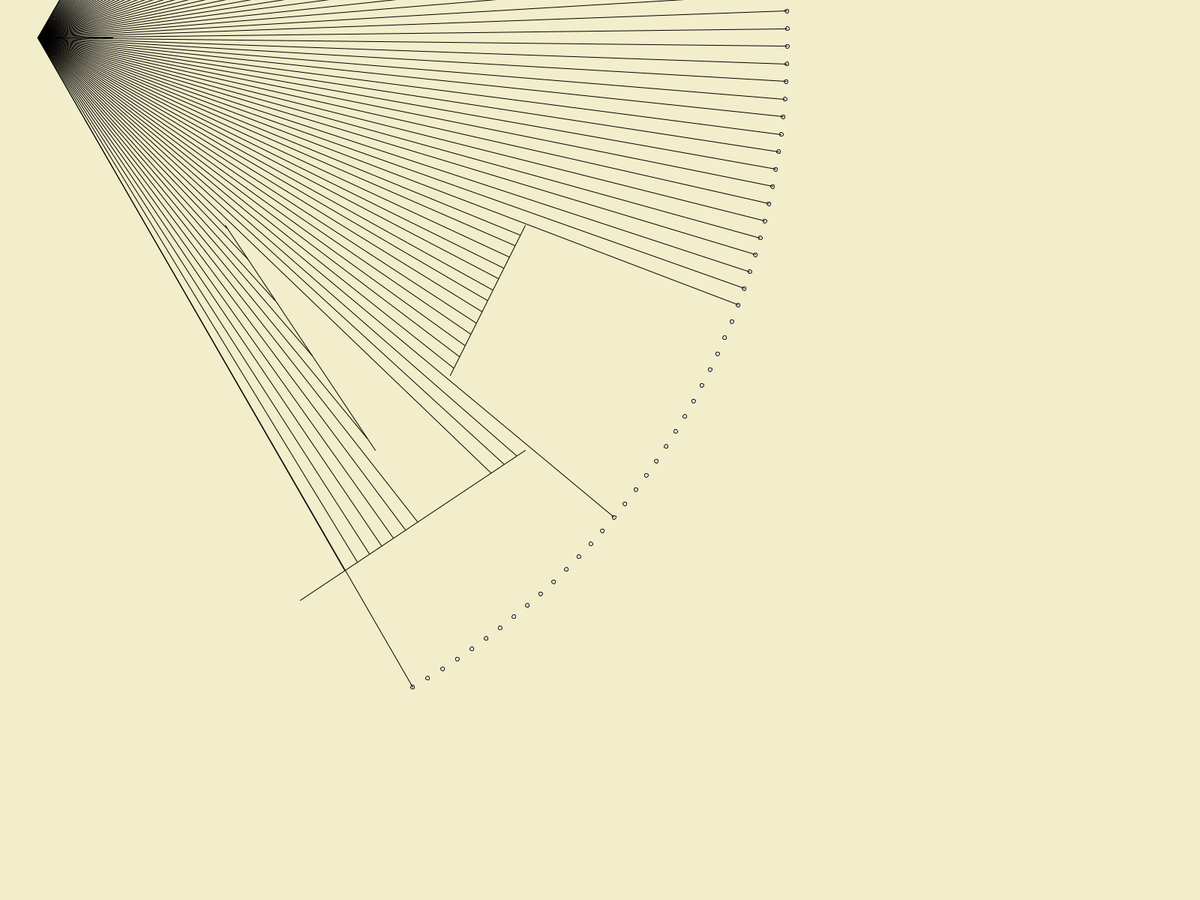
Frame 1 (no input)
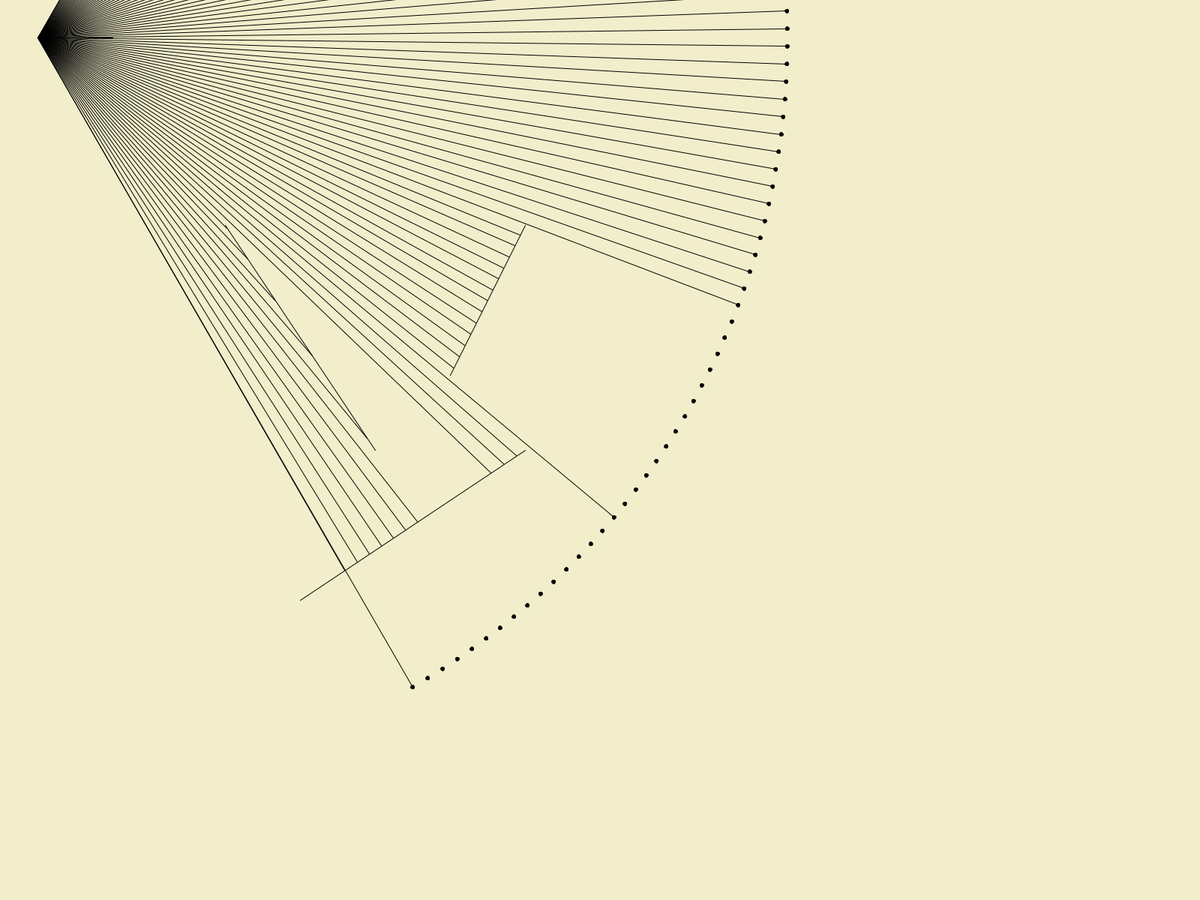
Frame 60 (the mouse pressed at the canvas centre just before this capture)
Frame 120 (the mouse held since frame 60 and released just before this capture): identical to frame 60, image omitted

The Processing sketch that drew these frames (run headless with seeded random() and noise(); from frame 60 on, the mouse is pressed at the canvas centre):

// Processing sketch: sketch_2_5D_renderer
// ── sketch_2_5D_renderer.pde
//2.5D renderer
//Settings
int totalRays = 90;
float fov = 120; //FOV in deg
boolean visualizeFov = true;
boolean visualizeRays = true;
boolean onlyVisualizeHitRays = false;
float maxViewDst = 1000;
color wallColor = color(98, 166, 15);
color emptyColor = color(66, 135, 245);

boolean inRenderer; //Otherwise it is in the level creator
boolean isRendering = true; //if on, the calculations for rendering will be made, otherwise they won't be made
PVector[] endPoints = new PVector[totalRays];
float playerRot; //Player rotation in degrees
PVector playerPos = new PVector(50, 50);
float playerSpeedMult = 3;

//int actualTotalRays = (int)(360/(fov/totalRays-1));

boolean[] keys = new boolean[4];
int objectPointsAmount = 6; // = Object amount * 2  
PVector[] objects = new PVector[30];
float[] wallHeight = new float[totalRays];
float[] closestDistance = new float[totalRays];
boolean[] intersected = new boolean[totalRays];
PVector[] intsct = new PVector[totalRays];
float dragFrames = 0;
boolean isDragging;
//PVector[] strtEndPoints = new PVector[totalRays];

void setup() {
  fullScreen();
  objects[0] = new PVector(500, 600);
  objects[1] = new PVector(300, 300);
  objects[2] = new PVector(700, 300);
  objects[3] = new PVector(600, 500);
  objects[4] = new PVector(700, 600);
  objects[5] = new PVector(400, 800);
}

void draw() {
  if (!inRenderer) {
    background(242, 238, 203);
  }
  else {
    background(emptyColor);
  }
  
  PlayerInputHandling();
  if (isRendering) {
    Calculations();
    if (inRenderer) {
      RenderSemi3D();
    }
  }
  if (!inRenderer) {
    DrawObjects();
  }
  
  fill(0);
  //text("keys pressed: w: " + keys[0] + "  a: " + keys[1] + "  s: " + keys[2] + "  d: " + keys[3], 50, 50);
}

void RenderSemi3D() {
  float wallWidth = width/(float)totalRays;
  for (int i = 0; i < totalRays; i++) {
    //if (wallHeight[i] != 0 && i == firstPointOnObject[0] || i == lastPointOnObject[0]) {
    if (wallHeight[i] != 0) {
      fill(255 - closestDistance[i]/3);
      rect(wallWidth*i, height/2 - wallHeight[i]/2, wallWidth, wallHeight[i]);
    }
  }
  
}

void DrawObjects() {
  for (int i = 0; i < objectPointsAmount; i += 2) {
    line(objects[i].x, objects[i].y, objects[i + 1].x, objects[i + 1].y);
  }
}

void Calculations() {
  //Some elements of rendering things outside the renderer are also in here, to minimize the amount of for statements
  float degPerRay = fov/(float)(totalRays-1);
  //Resetting distances
  for (int i = 0; i < totalRays; i++) {
    closestDistance[i] = maxViewDst;
    intersected[i] = false;
    endPoints[i] = new PVector(playerPos.x + maxViewDst * cos(radians(degPerRay*i + playerRot - fov/2)), playerPos.y + maxViewDst * sin(radians(degPerRay*i + playerRot - fov/2)));
  }
  
  for (int i = 0; i < totalRays; i++) {
    /*
    if ( i == 0 || i == totalRays-1) {
      float minViewDst = sin(radians(fov/2))*maxViewDst;
      float dstPerRay = sqrt(sq(maxViewDst) + sq(minViewDst)) / (totalRays/2);
      //float dstPerRay = minViewDst / (totalRays/2);
      PVector frontPoint = new PVector(playerPos.x + minViewDst * cos(radians(playerRot)), playerPos.y + minViewDst * sin(radians(playerRot)));
      strtEndPoints[i] = new PVector(frontPoint.x + (i-totalRays/2)*dstPerRay * cos(radians(playerRot+90)), frontPoint.y + (i-totalRays/2)*dstPerRay * sin(radians(playerRot+90)));
      circle(endPoints[i].x, endPoints[i].y, 5);
    }
    */
    
    float _x1 = 0, _y1 = 0, t1, u1;
    float[] x1 = {playerPos.x, endPoints[i].x, endPoints[0].x, endPoints[totalRays-1].x};
    float[] y1 = {playerPos.y, endPoints[i].y, endPoints[0].y, endPoints[totalRays-1].y};
    
    t1 = ((x1[0]-x1[2]) * (y1[2]-y1[3]) - (y1[0] - y1[2]) * (x1[2]-x1[3])) / ((x1[0]-x1[1]) * (y1[2]-y1[3]) - (y1[0] - y1[1]) * (x1[2]-x1[3]));
    u1 = -((x1[0]-x1[1]) * (y1[0]-y1[2]) - (y1[0] - y1[1]) * (x1[0]-x1[2])) / ((x1[0]-x1[1]) * (y1[2]-y1[3]) - (y1[0] - y1[1]) * (x1[2]-x1[3]));
    textSize(25);
    //text("t:  " + t + "   u:  "  + u, 50, 50 + (i+n) * 25);
    //_x = ((x[0]*y[1] - y[0]*x[1]) * (x[2]-x[3]) - (x[0]-x[1]) * (x[2]*y[3] - y[2] * x[3])) / ((x[0]-x[1]) * (y[2]-y[3]) - (y[0] - y[1]) * (x[2]-x[3]));
    //_y = ((x[0]*y[1] - y[0]*x[1]) * (y[2]-y[3]) - (y[0]-y[1]) * (x[2]*y[3] - y[2] * x[3])) / ((x[0]-x[1]) * (y[2]-y[3]) - (y[0] - y[1]) * (x[2]-x[3]));
    
    //Below code is run when the points exists
    if (u1 > 0 && u1 < 1 && t1 > 0 && t1 < 1) {
      _x1 = x1[0] + t1*(x1[1]-x1[0]);
      _y1 = y1[0] + t1*(y1[1]-y1[0]);
      //circle(_x1, _y1, 5);
    }
    
    
    circle(endPoints[i].x, endPoints[i].y, 5);
    //circle(frontPoint.x, frontPoint.y, 50);
    //Intersections
    for (int n = 0; n < objectPointsAmount; n += 2) {
      
      float _x, _y, t, u;
      float[] x = {playerPos.x, endPoints[i].x, objects[n].x, objects[n+1].x};
      float[] y = {playerPos.y, endPoints[i].y, objects[n].y, objects[n+1].y};
      
      t = ((x[0]-x[2]) * (y[2]-y[3]) - (y[0] - y[2]) * (x[2]-x[3])) / ((x[0]-x[1]) * (y[2]-y[3]) - (y[0] - y[1]) * (x[2]-x[3]));
      u = -((x[0]-x[1]) * (y[0]-y[2]) - (y[0] - y[1]) * (x[0]-x[2])) / ((x[0]-x[1]) * (y[2]-y[3]) - (y[0] - y[1]) * (x[2]-x[3]));
      textSize(25);
      //text("t:  " + t + "   u:  "  + u, 50, 50 + (i+n) * 25);
      //_x = ((x[0]*y[1] - y[0]*x[1]) * (x[2]-x[3]) - (x[0]-x[1]) * (x[2]*y[3] - y[2] * x[3])) / ((x[0]-x[1]) * (y[2]-y[3]) - (y[0] - y[1]) * (x[2]-x[3]));
      //_y = ((x[0]*y[1] - y[0]*x[1]) * (y[2]-y[3]) - (y[0]-y[1]) * (x[2]*y[3] - y[2] * x[3])) / ((x[0]-x[1]) * (y[2]-y[3]) - (y[0] - y[1]) * (x[2]-x[3]));
      
      //Below code is run when the points exists
      if (u > 0 && u < 1 && t > 0 && t < 1) {
        _x = x[0] + t*(x[1]-x[0]);
        _y = y[0] + t*(y[1]-y[0]);
        float dst = 1000 - (dist(playerPos.x, playerPos.y, _x1, _y1) / dist(playerPos.x, playerPos.y, _x, _y) * 100);
        if (dst < closestDistance[i]) {
          closestDistance[i] = dst;
          intsct[i] = new PVector(_x, _y);
        }
        intersected[i] = true;
        //PVector intsct = new PVector(_x, _y);
      }
      else {
        //Point not found
      }
    }
  }

  //Checking for every ray outside the main for loop so that this doesn't happen for every object (and drawing lines for them!!)
  for (int e = 0; e < totalRays; e++) {
    if (intersected[e]) {
      if (visualizeRays && !inRenderer) {
        line(playerPos.x, playerPos.y, intsct[e].x, intsct[e].y); 
      }
    }
    else {
      wallHeight[e] = 0;
      if (visualizeRays && !inRenderer && !onlyVisualizeHitRays) {
        line(playerPos.x, playerPos.y, endPoints[e].x, endPoints[e].y); 
      }
    }
    wallHeight[e] = height - map(closestDistance[e], 0, maxViewDst, 0, height);
  }
  
  line(playerPos.x, playerPos.y, playerPos.x + 100 * cos(radians(playerRot)), playerPos.y + 100 * sin(radians(playerRot)));
  stroke(255, 0, 0);
  stroke(0);
  if (visualizeFov && !inRenderer) {
    line(playerPos.x, playerPos.y, endPoints[0].x, endPoints[0].y);
    line(playerPos.x, playerPos.y, endPoints[(int)endPoints.length-1].x, endPoints[(int)endPoints.length-1].y);
  }
}




void PlayerInputHandling() {
  if (keys[0]) {
    playerPos.add(new PVector(playerSpeedMult * cos(radians(playerRot)), playerSpeedMult * sin(radians(playerRot))));
  }
  else if (keys[2]) {
    playerPos.add(new PVector(-playerSpeedMult * cos(radians(playerRot)), -playerSpeedMult * sin(radians(playerRot))));
  }
  if (keys[1]) {
    playerRot-= 1;
  }
  if (keys[3]) {
    playerRot+= 1;
  }
}

void mouseDragged() {
  if (!inRenderer && !isRendering) {
    if (mouseButton == LEFT) {
      isDragging = true;
      if (dragFrames == 0) {
        objects[objectPointsAmount/2] = new PVector(mouseX, mouseY);
        objectPointsAmount += 2;
      }
      dragFrames += 1;
      objects[objectPointsAmount/2+1] = new PVector(mouseX, mouseY);
    }
  }
}

void mouseReleased() {
  if (mouseButton == LEFT && isDragging) {
    dragFrames = 0;
    isDragging = false;
  }
}

void keyPressed() {
  if (keyCode == TAB) {
    inRenderer = !inRenderer;
  }
  if (key == 'v') {
    isRendering = !isRendering;
  }
  
  if (key == 'w') {
    keys[0] = true;
  }
  else if (key == 'a') {
    keys[1] = true;
  }
  else if (key == 's') {
    keys[2] = true;
  }
  else if (key == 'd') {
    keys[3] = true;
  }
}

void keyReleased() {
  if (key == 'w') {
    keys[0] = false;
  }
  else if (key == 'a') {
    keys[1] = false;
  }
  else if (key == 's') {
    keys[2] = false;
  }
  else if (key == 'd') {
    keys[3] = false;
  }
}
